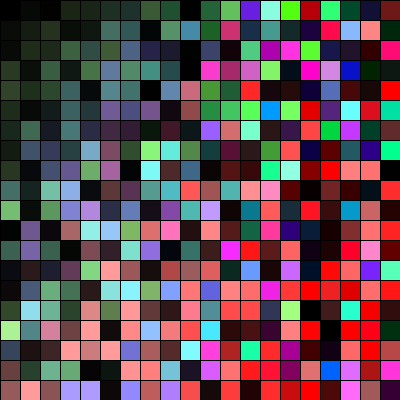
Frame 1 (no input)
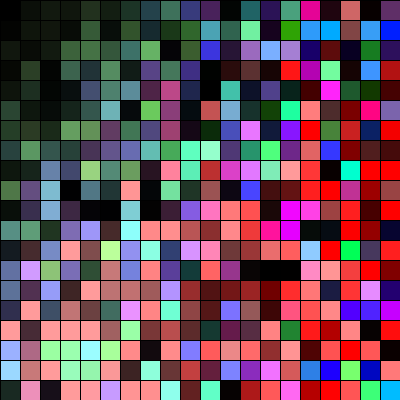
Frame 60 (the mouse pressed at the canvas centre just before this capture)
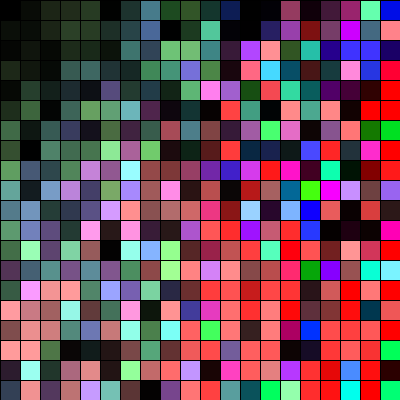
Frame 120 (the mouse held since frame 60 and released just before this capture)

The Processing sketch that drew these frames (run headless with seeded random() and noise(); from frame 60 on, the mouse is pressed at the canvas centre):

// Processing sketch: processing_10706
// ── processing_10706.pde

void setup(){
  
  size(400,400);
  colorMode(HSB);
}

void draw(){
  for (float x=0; x<width; x+=20){
    for (float y=0;y<height; y+=20){
      fill(random(70,x+y),random(100,x),random(x+y));
          if (mouseX>width/2){
            break;
          }else{
            loop();
          
          }
      rect(x,y,20,20);
    }

  }
  }
